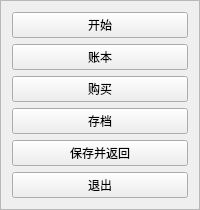
         <widget class="QFrame" name="control">
          <property name="frameShape">
           <enum>QFrame::StyledPanel</enum>
          </property>
          <property name="frameShadow">
           <enum>QFrame::Raised</enum>
          </property>
          <layout class="QVBoxLayout" name="verticalLayout">
           <item>
            <widget class="QPushButton" name="begstop">
             <property name="text">
              <string>开始</string>
             </property>
            </widget>
           </item>
           <item>
            <widget class="QPushButton" name="inqure">
             <property name="text">
              <string>账本</string>
             </property>
            </widget>
           </item>
           <item>
            <widget class="QPushButton" name="purchase">
             <property name="text">
              <string>购买</string>
             </property>
            </widget>
           </item>
           <item>
            <widget class="QPushButton" name="save">
             <property name="text">
              <string>存档</string>
             </property>
            </widget>
           </item>
           <item>
            <widget class="QPushButton" name="returnMain">
             <property name="text">
              <string>保存并返回</string>
             </property>
            </widget>
           </item>
           <item>
            <widget class="QPushButton" name="exit_2">
             <property name="text">
              <string>退出</string>
             </property>
            </widget>
           </item>
          </layout>
         </widget>
